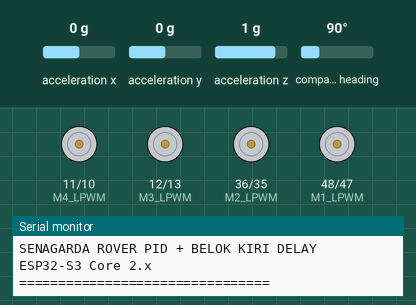
Simulated run of this sketch. Board: ESP32-S3. Shown: motor-driver pin pairs drawn as motors (green arrow = first pin HIGH = forward, orange = second pin HIGH = backward, longer = more drive, scaled by the enable pin), the last lines printed to the serial monitor. The inputs (shaded band) are chosen by the test bench; at power-on: compass heading 90°, acceleration x 0 g, acceleration y 0 g, acceleration z 1 g.

Above: at 1.1 s.
At 4.2 s:
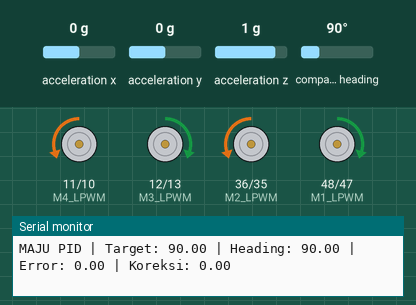
4.3 s: compass heading set to 46°
At 6.0 s:
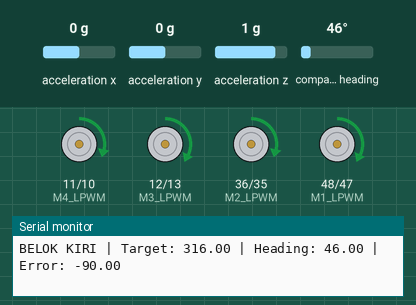
Timing chart, 0 to 7.5 s (numbered marks = the images above; inputs shaded):
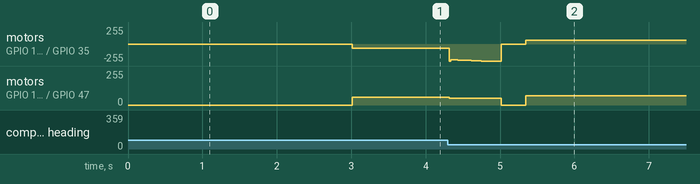

The sketch:

rover2.ino
```cpp
#include <Arduino.h>
#include <Wire.h>
#include <Adafruit_Sensor.h>
#include <Adafruit_BNO055.h>
#include <math.h>

// ====================== PIN CONFIGURATION ======================

#define SDA_PIN 8
#define SCL_PIN 9

#define EN_ALL  21

// Motor Kiri
#define M1_RPWM 47
#define M1_LPWM 48

#define M3_RPWM 13
#define M3_LPWM 12

// Motor Kanan
#define M2_RPWM 35
#define M2_LPWM 36

#define M4_RPWM 10
#define M4_LPWM 11

// ====================== PWM CHANNEL ESP32 CORE 2.x ======================

#define CH_M1_RPWM 0
#define CH_M1_LPWM 1

#define CH_M2_RPWM 2
#define CH_M2_LPWM 3

#define CH_M3_RPWM 4
#define CH_M3_LPWM 5

#define CH_M4_RPWM 6
#define CH_M4_LPWM 7

const int pwmFreq = 20000;
const int pwmResolution = 8;

// ====================== SENSOR BNO055 ======================

Adafruit_BNO055 bno = Adafruit_BNO055(55, 0x28);

// ====================== PID MAJU ======================

float Kp = 4.00;
float Ki = 1.00;
float Kd = 1.00;

float setPoint = 0;
float error = 0;
float lastError = 0;
float integral = 0;

int minSpeed = 50;
int baseForwardSpeed = 60;

unsigned long lastTime = 0;
bool isReady = false;

// ====================== MODE ROBOT ======================

enum RobotMode {
  MODE_MAJU_PID,
  MODE_BELOK_KIRI,
  MODE_STOP_SEBENTAR
};

RobotMode modeRobot = MODE_MAJU_PID;

// ====================== PARAMETER OTOMATIS ======================

unsigned long durasiMaju = 2000;

unsigned long durasiStop = 500;

unsigned long modeStartTime = 0;

// ====================== PARAMETER BELOK KIRI ======================

float targetTurnHeading = 0;
float turnTolerance = 3.0;
int turnPWM = 70;

// ====================== FUNGSI SUDUT ======================

float normalizeAngle(float angle) {
  angle = fmod(angle, 360.0);

  if (angle < 0) {
    angle += 360.0;
  }

  return angle;
}

float angleError(float target, float current) {
  float err = target - current;

  if (err > 180.0) {
    err -= 360.0;
  }

  if (err < -180.0) {
    err += 360.0;
  }

  return err;
}

float getHeading() {
  sensors_event_t event;
  bno.getEvent(&event);

  float heading = event.orientation.x;
  return normalizeAngle(heading);
}

void resetPID() {
  error = 0;
  lastError = 0;
  integral = 0;
  lastTime = millis();
}

// ====================== SETUP PWM ======================

void setupPWM() {
  ledcSetup(CH_M1_RPWM, pwmFreq, pwmResolution);
  ledcSetup(CH_M1_LPWM, pwmFreq, pwmResolution);

  ledcSetup(CH_M2_RPWM, pwmFreq, pwmResolution);
  ledcSetup(CH_M2_LPWM, pwmFreq, pwmResolution);

  ledcSetup(CH_M3_RPWM, pwmFreq, pwmResolution);
  ledcSetup(CH_M3_LPWM, pwmFreq, pwmResolution);

  ledcSetup(CH_M4_RPWM, pwmFreq, pwmResolution);
  ledcSetup(CH_M4_LPWM, pwmFreq, pwmResolution);

  ledcAttachPin(M1_RPWM, CH_M1_RPWM);
  ledcAttachPin(M1_LPWM, CH_M1_LPWM);

  ledcAttachPin(M2_RPWM, CH_M2_RPWM);
  ledcAttachPin(M2_LPWM, CH_M2_LPWM);

  ledcAttachPin(M3_RPWM, CH_M3_RPWM);
  ledcAttachPin(M3_LPWM, CH_M3_LPWM);

  ledcAttachPin(M4_RPWM, CH_M4_RPWM);
  ledcAttachPin(M4_LPWM, CH_M4_LPWM);
}

// ====================== MOTOR STOP ======================

void motorStop() {
  ledcWrite(CH_M1_RPWM, 0);
  ledcWrite(CH_M1_LPWM, 0);

  ledcWrite(CH_M2_RPWM, 0);
  ledcWrite(CH_M2_LPWM, 0);

  ledcWrite(CH_M3_RPWM, 0);
  ledcWrite(CH_M3_LPWM, 0);

  ledcWrite(CH_M4_RPWM, 0);
  ledcWrite(CH_M4_LPWM, 0);
}

// ====================== MOTOR MAJU DENGAN PID ======================

void jalanMajuKoreksi(float correction) {
  int leftPWM = baseForwardSpeed - (int)correction;
  int rightPWM = baseForwardSpeed + (int)correction;

  leftPWM = constrain(leftPWM, minSpeed, 255);
  rightPWM = constrain(rightPWM, minSpeed, 255);

  // Motor kiri maju
  ledcWrite(CH_M1_RPWM, 0);
  ledcWrite(CH_M1_LPWM, leftPWM);

  ledcWrite(CH_M3_RPWM, 0);
  ledcWrite(CH_M3_LPWM, leftPWM);

  // Motor kanan maju
  ledcWrite(CH_M2_RPWM, rightPWM);
  ledcWrite(CH_M2_LPWM, 0);

  ledcWrite(CH_M4_RPWM, rightPWM);
  ledcWrite(CH_M4_LPWM, 0);
}

void motorBelokKiri(int pwm) {
  // Kecepatan roda kanan maju
  int pwmKananMaju = pwm;

  // Kecepatan roda kiri mundur dibuat lebih pelan
  int pwmKiriMundur = pwm * 0.80;

  pwmKananMaju = constrain(pwmKananMaju, 0, 255);
  pwmKiriMundur = constrain(pwmKiriMundur, 0, 255);

  // RODA KANAN MAJU
  ledcWrite(CH_M1_RPWM, 0);
  ledcWrite(CH_M1_LPWM, pwmKananMaju);

  ledcWrite(CH_M3_RPWM, 0);
  ledcWrite(CH_M3_LPWM, pwmKananMaju);

  // RODA KIRI MUNDUR PELAN
  ledcWrite(CH_M2_RPWM, 0);
  ledcWrite(CH_M2_LPWM, pwmKiriMundur);

  ledcWrite(CH_M4_RPWM, 0);
  ledcWrite(CH_M4_LPWM, pwmKiriMundur);
}

// ====================== MULAI BELOK KIRI ======================

void mulaiBelokKiri(float derajat) {
  float headingSekarang = getHeading();

  // Untuk belok kiri target heading dikurangi 90 derajat.
  targetTurnHeading = normalizeAngle(headingSekarang - derajat);

  modeRobot = MODE_BELOK_KIRI;
  resetPID();

  Serial.println("================================");
  Serial.println("MODE: BELOK KIRI OTOMATIS");
  Serial.print("Heading sekarang : ");
  Serial.println(headingSekarang);
  Serial.print("Target heading   : ");
  Serial.println(targetTurnHeading);
  Serial.println("================================");
}

// ====================== UPDATE BELOK KIRI ======================

void updateBelokKiri() {
  float heading = getHeading();
  float errTurn = angleError(targetTurnHeading, heading);

  Serial.print("BELOK KIRI | Target: ");
  Serial.print(targetTurnHeading);
  Serial.print(" | Heading: ");
  Serial.print(heading);
  Serial.print(" | Error: ");
  Serial.println(errTurn);

  if (abs(errTurn) <= turnTolerance) {
    motorStop();

    setPoint = targetTurnHeading;
    resetPID();

    modeRobot = MODE_STOP_SEBENTAR;
    modeStartTime = millis();

    Serial.println("================================");
    Serial.println("BELOK KIRI SELESAI");
    Serial.print("SetPoint baru: ");
    Serial.println(setPoint);
    Serial.println("Robot berhenti sebentar.");
    Serial.println("================================");
  } else {
    motorBelokKiri(turnPWM);
  }
}

// ====================== UPDATE MAJU PID ======================

void updateMajuPID() {
  float heading = getHeading();

  unsigned long now = millis();
  float dt = (now - lastTime) / 1000.0;

  if (dt <= 0.001) {
    return;
  }

  lastTime = now;

  error = angleError(setPoint, heading);

  integral += error * dt;
  integral = constrain(integral, -20.0, 20.0);

  float derivative = (error - lastError) / dt;

  float correction = (Kp * error) + (Ki * integral) + (Kd * derivative);

  lastError = error;

  jalanMajuKoreksi(correction);

  Serial.print("MAJU PID | Target: ");
  Serial.print(setPoint);
  Serial.print(" | Heading: ");
  Serial.print(heading);
  Serial.print(" | Error: ");
  Serial.print(error);
  Serial.print(" | Koreksi: ");
  Serial.println(correction);

  // Kalau sudah maju selama durasiMaju, mulai belok kiri
  if (millis() - modeStartTime >= durasiMaju) {
    motorStop();
    delay(300);
    mulaiBelokKiri(90.0);
  }
}

// ====================== UPDATE STOP SEBENTAR ======================

void updateStopSebentar() {
  motorStop();

  if (millis() - modeStartTime >= durasiStop) {
    modeRobot = MODE_MAJU_PID;
    modeStartTime = millis();
    resetPID();

    Serial.println("================================");
    Serial.println("LANJUT MAJU PID");
    Serial.print("SetPoint: ");
    Serial.println(setPoint);
    Serial.println("================================");
  }
}

// ====================== SETUP ======================

void setup() {
  Serial.begin(115200);
  delay(1000);

  Serial.println();
  Serial.println("================================");
  Serial.println("SENAGARDA ROVER PID + BELOK KIRI DELAY");
  Serial.println("ESP32-S3 Core 2.x");
  Serial.println("================================");

  pinMode(EN_ALL, OUTPUT);
  digitalWrite(EN_ALL, HIGH);

  setupPWM();
  motorStop();

  Wire.begin(SDA_PIN, SCL_PIN);

  if (!bno.begin()) {
    Serial.println("ERROR: Sensor BNO055 tidak terbaca!");
    Serial.println("Periksa kabel SDA, SCL, VCC, dan GND.");

    while (1) {
      motorStop();
      delay(10);
    }
  }

  delay(2000);

  setPoint = getHeading();
  lastTime = millis();
  modeStartTime = millis();
  isReady = true;

  Serial.println("================================");
  Serial.println("ROBOT SIAP");
  Serial.println("Mode awal: MAJU PID");
  Serial.print("SetPoint awal: ");
  Serial.println(setPoint);
  Serial.print("Durasi maju sebelum belok: ");
  Serial.print(durasiMaju / 1000);
  Serial.println(" detik");
  Serial.println("================================");
}

// ====================== LOOP ======================

void loop() {
  if (!isReady) {
    return;
  }

  if (modeRobot == MODE_MAJU_PID) {
    updateMajuPID();
    delay(20);
    return;
  }

  if (modeRobot == MODE_BELOK_KIRI) {
    updateBelokKiri();
    delay(20);
    return;
  }

  if (modeRobot == MODE_STOP_SEBENTAR) {
    updateStopSebentar();
    delay(20);
    return;
  }
}
```
